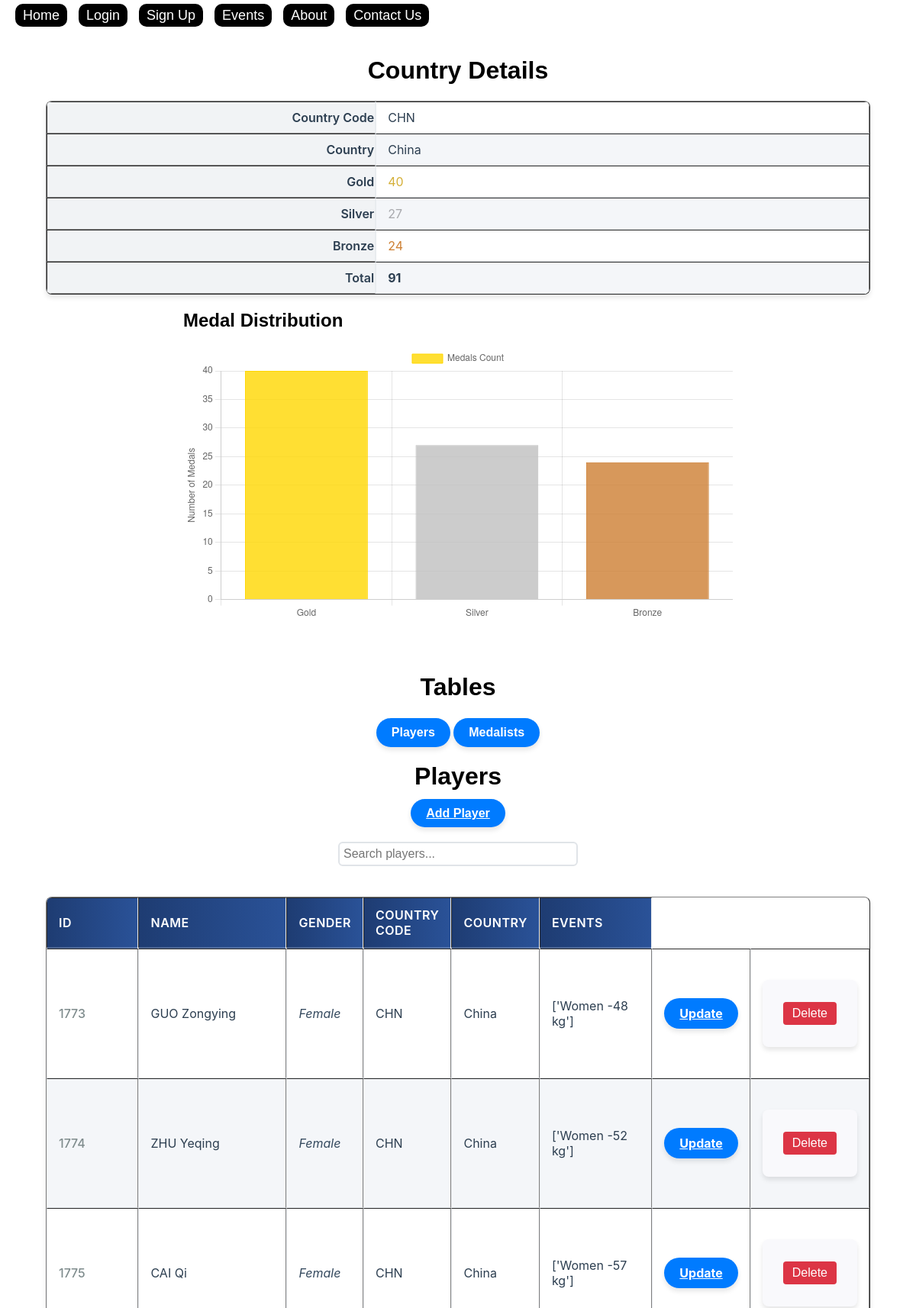
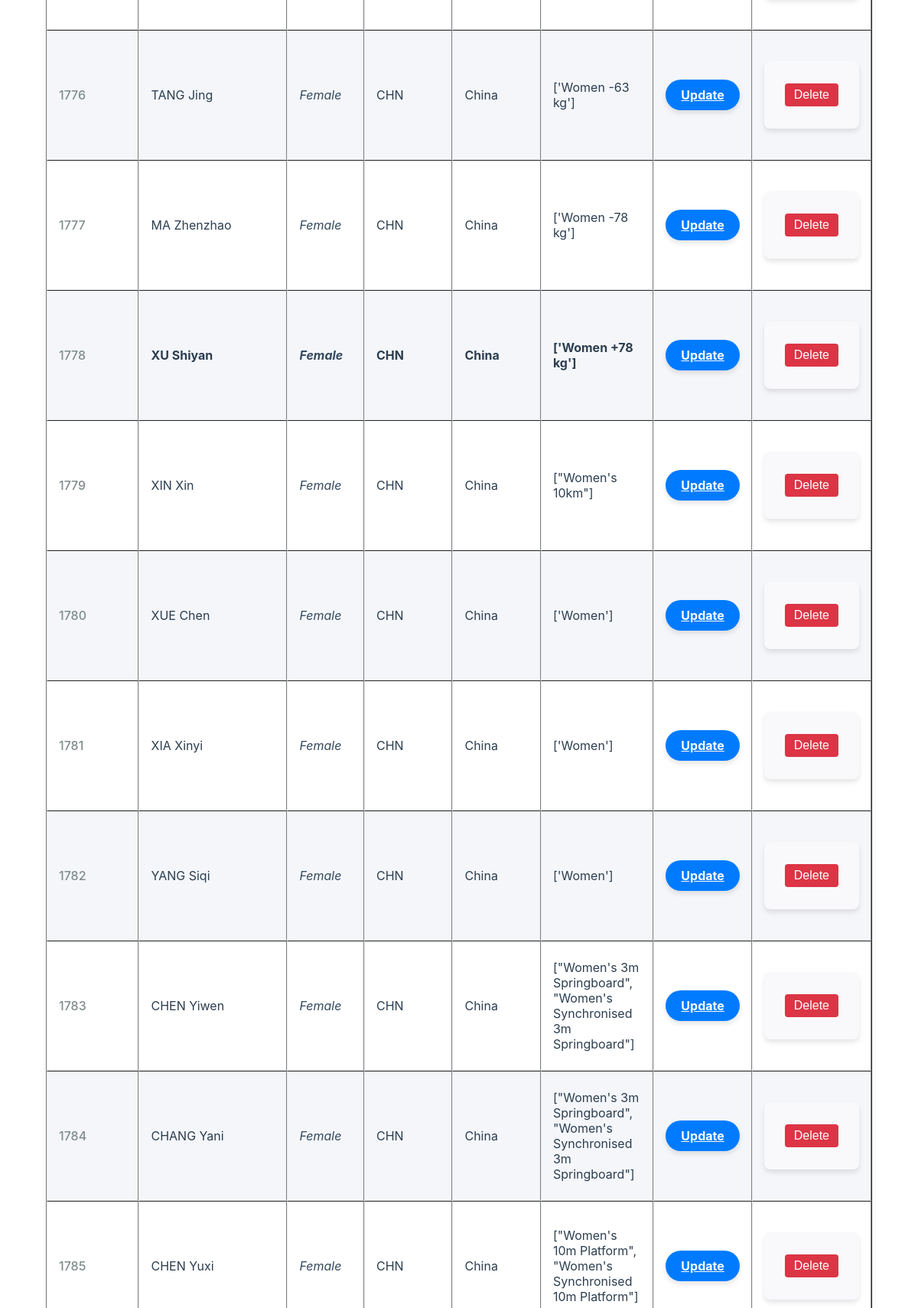
/view-country/CHN (upper part), run on the app's committed database (2 pictures, top to bottom).
### models/olympics.py (models this page shows, shortened)
class Medals(db.Model):
    countrycode = db.Column(db.String(150), primary_key=True)
    country = db.Column(db.String(150), nullable=False, unique=True)
    countrylong = db.Column(db.String(150), nullable=False)
    gold = db.Column(db.Integer, nullable=False)
    silver = db.Column(db.Integer, nullable=False)
    bronze = db.Column(db.Integer, nullable=False)
    total = db.Column(db.Integer, nullable=False)
    players = db.relationship("Players", backref="medals_countrycode", lazy=True, foreign_keys="Players.countrycode")
    medalists = db.relationship("Medalists", backref="medals_countrycode", lazy=True, foreign_keys="Medalists.countrycode")

class Players(db.Model):
    id = db.Column(db.Integer, primary_key=True)
    name = db.Column(db.String(150), nullable=False)
    gender = db.Column(db.String(150), nullable=False)
    countrycode = db.Column(db.String(150), db.ForeignKey('medals.countrycode'), nullable=False)  # Foreign key for country code
    country = db.Column(db.String(150), db.ForeignKey('medals.country'), nullable=False)  # Foreign key for country name
    events = db.Column(db.String(150), nullable=False)
    medal_countrycode = db.relationship("Medals", foreign_keys=[countrycode], backref="players_by_countrycode")
    medal_country = db.relationship("Medals", foreign_keys=[country], backref="players_by_country")

### app.py (the view)
@app.route("/view-country/<countrycode>")
def view_country(countrycode):
    country = Medals.query.filter_by(countrycode=countrycode).first()
    if not country:
        return "Country not found!", 404
    players = Players.query.filter_by(countrycode=countrycode).all()
    medalists = Medalists.query.filter_by(countrycode=countrycode).all()
    return render_template("view_country.html", country=country, players=players, medalists=medalists)

### templates/view_country.html (shortened to what this page needs)
<!DOCTYPE html>
<html lang="en">
<head>
    <link rel="stylesheet" href="/static/styles.css">
</head>
<body>
    {% include 'basenav.html' %}
    <br>
    <br>
    <br>
    <h1>Country Details</h1>
    <table border="1">
        <tr>
            <th>Country Code</th>
            <td>{{ country.countrycode }}</td>
        </tr>
        <tr>
            <th>Country</th>
            <td>{{ country.country }}</td>
        </tr>
        <tr>
            <th>Gold</th>
            <td>{{ country.gold }}</td>
        </tr>
        <tr>
            <th>Silver</th>
            <td>{{ country.silver }}</td>
        </tr>
        <tr>
            <th>Bronze</th>
            <td>{{ country.bronze }}</td>
        </tr>
        <tr>
            <th>Total</th>
            <td>{{ country.total }}</td>
        </tr>
    </table>
    <div class="chart-container">
        <h2>Medal Distribution</h2>
        <canvas id="medalsChart"></canvas>
    </div>
    <script>
        // Pass medal data dynamically to the script
        const goldCount = {{ country.gold }};
        const silverCount = {{ country.silver }};
        const bronzeCount = {{ country.bronze }};
        // Initialize the chart
        initializeMedalsChart(goldCount, silverCount, bronzeCount);
    </script>
    <br>
    <br>
    <h1>Tables</h1>
    <div style="text-align: center; margin-bottom: 20px;">
        <button onclick="showTable('players')" class="modern-btn">Players</button>
        <button onclick="showTable('medalists')" class="modern-btn">Medalists</button>
    </div>
    <div id="playersSection">
        <h1>Players</h1>
        <div style="margin-bottom: 10px; text-align:center">
        <a href="{{ url_for('add_player', countrycode=country.countrycode) }}" class="modern-btn">Add Player</a>
        </div>
        <br>
        <div style="text-align: center; margin-bottom: 10px;">
            <input type="text" id="searchPlayers" placeholder="Search players..." style="padding: 5px; width: 300px;">
        </div>
        <table id="playersTable" border="1">
            <thead>
                <tr>
                    <th>ID</th>
                    <th>Name</th>
                    <th>Gender</th>
                    <th>Country Code</th>
                    <th>Country</th>
                    <th>Events</th>
                </tr>
            </thead>
            <tbody>
                {% for player in players %}
                <tr>
                    <td>{{ player.id }}</td>
                    <td>{{ player.name }}</td>
                    <td>{{ player.gender }}</td>
                    <td>{{ player.countrycode }}</td>
                    <td>{{ player.country }}</td>
                    <td>{{ player.events }}</td>
                    <td><a href="{{ url_for('update_player', player_id=player.id) }}" class="modern-btn">Update</a></td>
                    <td>
                        <form action="{{ url_for('delete_player', player_id=player.id) }}" method="POST" style="display: inline-block;"
                              onsubmit="return confirm('Are you sure you want to delete this player?');">
                            <button type="submit" class="btn btn-danger">Delete</button>
                        </form>
                    </td>
                </tr>
                {% else %}
                <tr>
                    <td colspan="8">No players found for this country.</td>
                </tr>
                {% endfor %}
            </tbody>
        </table>
    </div>
</body>
</html>

### templates/basenav.html
<nav>
    <ul>
        <li><a href="/">Home</a></li>
        {% if current_user.is_authenticated %}
        <li><a href="/logout">Logout</a></li>
        {% else %}
        <li><a href="/signin">Login</a></li>
        <li><a href="/signup">Sign Up</a></li>
        {% endif %}
        <li><a href="/events">Events</a></li>
        <li><a href="/about">About</a></li>
        <li><a href="/contactus">Contact Us</a></li>
    </ul>
</nav>

### data on the page
Medals: countrycode "CHN", country "China", gold "40", silver "27", bronze "24", total "91"
Players: id "1773", name "GUO Zongying", gender "Female", countrycode "CHN", country "China", events "['Women -48 kg']"
Players: id "1774", name "ZHU Yeqing", gender "Female", countrycode "CHN", country "China", events "['Women -52 kg']"
Players: id "1775", name "CAI Qi", gender "Female", countrycode "CHN", country "China", events "['Women -57 kg']"
Players: id "1776", name "TANG Jing", gender "Female", countrycode "CHN", country "China", events "['Women -63 kg']"
Players: id "1777", name "MA Zhenzhao", gender "Female", countrycode "CHN", country "China", events "['Women -78 kg']"
Players: id "1778", name "XU Shiyan", gender "Female", countrycode "CHN", country "China", events "['Women +78 kg']"
Players: id "1779", name "XIN Xin", gender "Female", countrycode "CHN", country "China", events "[\"Women's 10km\"]"
Players: id "1780", name "XUE Chen", gender "Female", countrycode "CHN", country "China", events "['Women']"
Players: id "1781", name "XIA Xinyi", gender "Female", countrycode "CHN", country "China", events "['Women']"
Players: id "1782", name "YANG Siqi", gender "Female", countrycode "CHN", country "China", events "['Women']"
Players: id "1783", name "CHEN Yiwen", gender "Female", countrycode "CHN", country "China", events "[\"Women's 3m Springboard\", \"Women's Synchronised 3m Springboard\"]"
Players: id "1784", name "CHANG Yani", gender "Female", countrycode "CHN", country "China", events "[\"Women's 3m Springboard\", \"Women's Synchronised 3m Springboard\"]"
Players: id "1785", name "CHEN Yuxi", gender "Female", countrycode "CHN", country "China", events "[\"Women's 10m Platform\", \"Women's Synchronised 10m Platform\"]"

### other printed values
chart data {{ country.gold }} 40
chart data {{ country.silver }} 27
chart data {{ country.bronze }} 24
